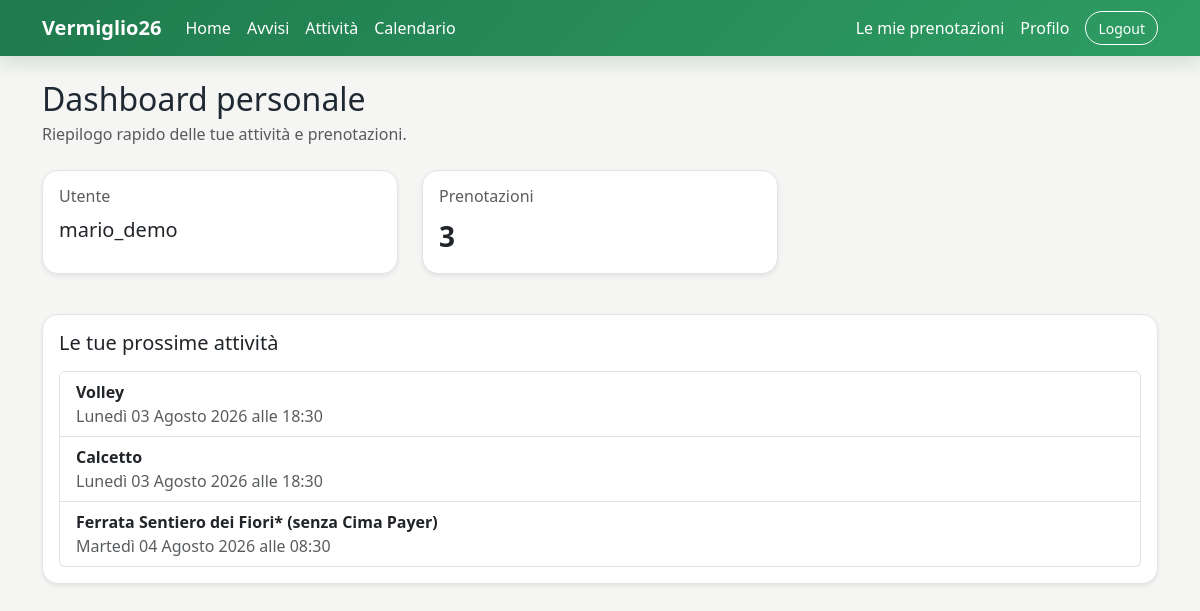
Page /accounts/dashboard/ (signed in) on the committed database.
### activities/models.py (models this page shows, shortened)
class Booking(models.Model):
    user = models.ForeignKey(
        settings.AUTH_USER_MODEL,
        on_delete=models.CASCADE,
        related_name="bookings"
    )
    activity = models.ForeignKey(
        Activity,
        on_delete=models.CASCADE,
        related_name="bookings"
    )
    created_at = models.DateTimeField(auto_now_add=True)
    class Meta:
        unique_together = ("user", "activity")
        ordering = ["-created_at"]

class Activity(models.Model):
    title = models.CharField(max_length=200)
    category = models.ForeignKey(
        Category,
        on_delete=models.SET_NULL,
        null=True,
        blank=True,
        related_name="activities"
    )
    description = models.TextField(blank=True)
    image = models.ImageField(
        upload_to="activities/",
        blank=True,
        null=True,
        verbose_name="Immagine"
    )
    date = models.DateField()
    start_time = models.TimeField()
    end_time = models.TimeField(blank=True, null=True)
    meeting_place = models.CharField(max_length=200)
    max_participants = models.PositiveIntegerField(
        blank=True,
        null=True,
        verbose_name="Numero massimo partecipanti"
    )
    price = models.DecimalField(
        max_digits=7,
        decimal_places=2,
        blank=True,
        null=True,
        validators=[
            MinValueValidator(Decimal("0.00"))
        ],
        verbose_name="Prezzo"
    )
    what_to_bring = models.TextField(blank=True)
    requires_booking = models.BooleanField(
        default=True,
        verbose_name="Richiede prenotazione"
    )
    created_by = models.ForeignKey(
        settings.AUTH_USER_MODEL,
        on_delete=models.CASCADE,
        related_name="created_activities"
    )
    created_at = models.DateTimeField(auto_now_add=True)
    updated_at = models.DateTimeField(auto_now=True)
    class Meta:
        verbose_name_plural = "Activities"

### accounts/views.py (the view)
# urls.py: path("dashboard/", views.dashboard, name="dashboard"),
@login_required
def dashboard(request):
    restricted_redirect = registration_only_redirect(request)
    if restricted_redirect:
        return restricted_redirect
    user_bookings = Booking.objects.filter(
        user=request.user
    ).select_related("activity").order_by(
        "activity__date",
        "activity__start_time"
    )
    total_bookings = user_bookings.count()
    context = {
        "user_bookings": user_bookings,
        "total_bookings": total_bookings,
    }
    if request.user.is_staff:
        context["total_activities"] = Activity.objects.count()
        context["total_all_bookings"] = Booking.objects.count()
    return render(request, "accounts/dashboard.html", context)

### accounts/context_processors.py (called while the page is built)
def registration_only_mode(request):
    return {
        "registration_only_mode": getattr(settings, "REGISTRATION_ONLY_MODE", False)
    }

### accounts/views.py (called while the page is built, shortened)
def is_registration_only_mode_active():
    return getattr(settings, "REGISTRATION_ONLY_MODE", False)

def registration_only_redirect(request):
    if not is_registration_only_mode_active():
        return None

### templates/accounts/dashboard.html (shortened to what this page needs)
{% extends "base.html" %}
{% block content %}
    <div class="mb-4">
        <h2 class="mb-1">Dashboard personale</h2>
        <p class="text-muted mb-0">
            Riepilogo rapido delle tue attività e prenotazioni.
        </p>
    </div>
    <div class="row mb-4">
        <div class="col-md-4 mb-3">
            <div class="card shadow-sm h-100">
                <div class="card-body">
                    <h3 class="h6 text-muted">Utente</h3>
                    <p class="fs-5 mb-0">{{ user.username }}</p>
                </div>
            </div>
        </div>
        <div class="col-md-4 mb-3">
            <div class="card shadow-sm h-100">
                <div class="card-body">
                    <h3 class="h6 text-muted">Prenotazioni</h3>
                    <p class="fs-3 fw-bold mb-0">{{ total_bookings }}</p>
                </div>
            </div>
        </div>
    </div>
    <div class="card shadow-sm">
        <div class="card-body">
            <h3 class="h5 mb-3">Le tue prossime attività</h3>
            {% if user_bookings %}
                <div class="list-group">
                    {% for booking in user_bookings %}
                        <a href="{% url 'activities:activity_detail' booking.activity.pk %}" class="list-group-item list-group-item-action">
                            <strong>{{ booking.activity.title }}</strong>
                            <br>
                            <span class="text-muted">
                                {{ booking.activity.date|date:"l d F Y" }} alle {{ booking.activity.start_time|time:"H:i" }}
                            </span>
                        </a>
                    {% endfor %}
                </div>
            {% else %}
                <div class="alert alert-warning mb-0">
                    Non hai ancora prenotazioni.
                </div>
            {% endif %}
        </div>
    </div>
{% endblock %}

### static/css/style.css (style rules this page uses)
body { background-color: #f5f6f3; color: #1f2933; }
.card { border: 1px solid #e1e5ea; border-radius: 16px; }

### rows in the picture
Booking: activity "Volley", activity "Lunedì 03 Agosto 2026", activity.start_time "18:30"
Booking: activity "Calcetto", activity "Lunedì 03 Agosto 2026", activity.start_time "18:30"
Booking: activity "Ferrata Sentiero dei Fiori* (senza Cima Payer)", activity "Martedì 04 Agosto 2026", activity.start_time "08:30"

### other values in the picture
{{ user.username }} "mario_demo"
{{ total_bookings }} "3"
